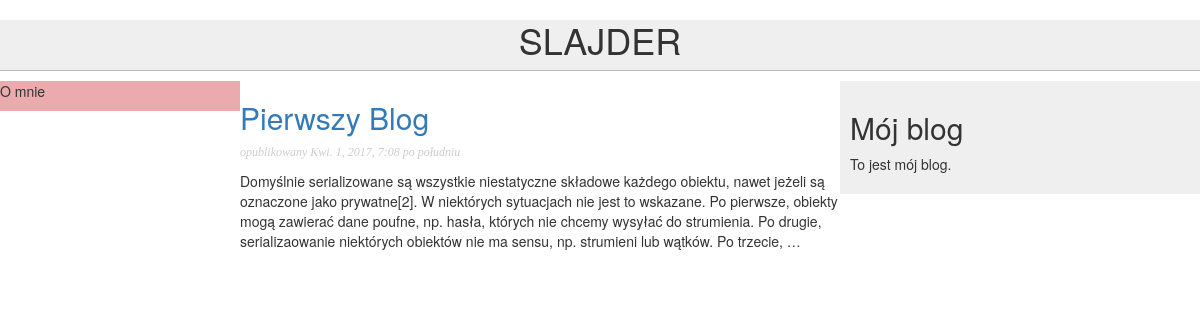
Before: / with the older database file.
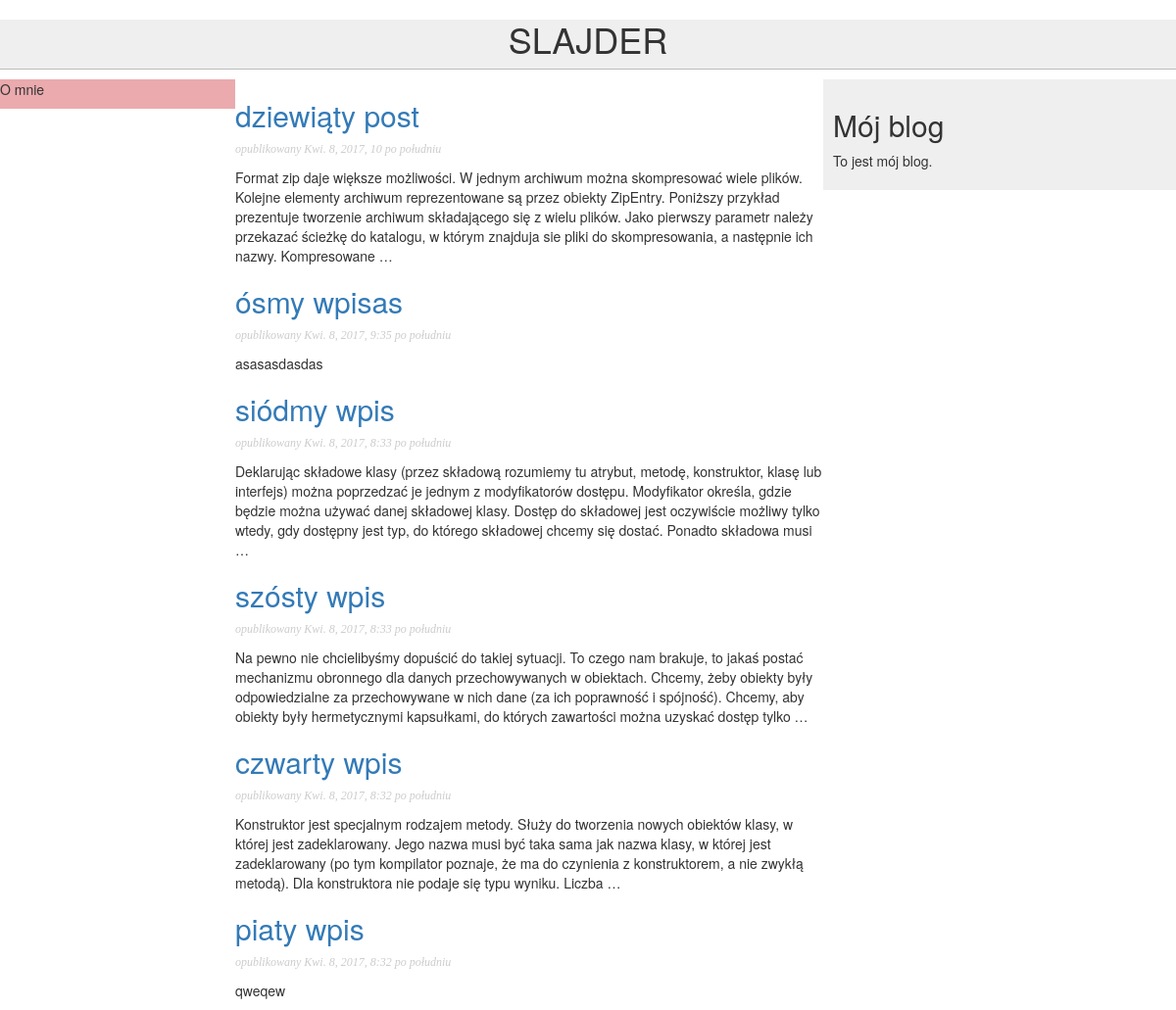
After: the same page with the newer database file.
### blog/models.py (models this page shows, shortened)
class Post(models.Model):
    title=models.CharField(max_length=250)
    slug=models.SlugField(max_length=250,unique_for_date='publish')
    text=models.TextField()
    image=models.ImageField(upload_to='posts/%Y/%m/%d', blank=True)
    publish=models.DateTimeField(default=timezone.now)
    created=models.DateTimeField(auto_now=True)
    updated=models.DateTimeField(auto_now=True)
    visitors_counter=models.PositiveIntegerField(default=0,editable=False)
    class Meta:
        ordering=('-publish',)
    def get_absolute_url(self):
        return reverse('blog:post_detail',args=[self.slug])

### blog/views.py (the view)
# urls.py: url(r'^$',views.index, name='index'),
def index(request):
    post_list=Post.objects.all().order_by('-publish')
    paginator=Paginator(post_list,6)
    page=request.GET.get('page')
    try:
        post_list=paginator.page(page)
    except PageNotAnInteger:
        post_list = paginator.page(1)
    except EmptyPage:
        if request.is_ajax():
            return HttpResponse('')
        post_list = paginator.page(paginator.num_pages)
    if request.is_ajax():
        return render(request,'blog/list_ajax.html',{'section':'post_list','post_list': post_list})
    else:
        return render(request, 'blog/index.html', {'section':'post_list','post_list': post_list})

### blog/templates/blog/index.html (shortened to what this page needs)
{% extends "base.html" %}
{% load static %}
{% block content %}
    <div id="image-list">
        {%include "blog/list_ajax.html"%}
    </div>
{% endblock %}

### blog/templates/base.html (shortened to what this page needs)
{% load staticfiles %}
<!DOCTYPE html>
<html>
<head>
  <link href="{% static "css/blog.css" %}" rel="stylesheet">
  <link rel="stylesheet" href="https://maxcdn.bootstrapcdn.com/bootstrap/3.3.7/css/bootstrap.min.css">
</head>
<body>
    <div id="top">
        <h1 id="slider">SLAJDER</h1>
    </div>
    <div>
        <div id="left-side" class="main-content">
            <p>O mnie</p>
         </div>
            <div id="content" class="main-content">
                {% block content %}
                {% endblock %}
            </div>
      <div id="sidebar" class="main-content">
        <h2>Mój blog</h2>
        <p>To jest mój blog.</p>
      </div>
    </div>
</body>
</html>

### blog/templates/blog/list_ajax.html
{% for post in post_list %}
    <h2><a href="{{post.get_absolute_url}}">{{post.title}}</a> </h2>
    <p class="date">opublikowany {{post.publish}} </p>
    {{post.text | truncatewords:50 | linebreaks}}
{%endfor%}

### blog/static/css/blog.css (style rules this page uses)
body { margin:0; padding:0; }
a { color:#00abff; text-decoration:none; }
h1 { font-weight:normal; border-bottom:1px solid #bbb; padding:0 0 10px 0; }
h2 { font-weight:normal; margin:30px 0 0; }
#top { text-align: center; background: #efefef; margin-bottom: 0px; }
.main-content { display: inline-block; }
#left-side { float: left; width: 20%; height: 100%; background: #eaaaae; margin-top: 0; }
#content { position: left; width:50%; }
#sidebar { float: right; width:30%; padding:10px; background:#efefef; height:100%; margin-top: 0; }
p.date { color:#ccc; font-family: georgia, serif; font-size: 12px; font-style: italic; }

Changed rows visible on the page:
removed Post: title "Pierwszy Blog", publish "Kwi. 1, 2017, 7:08 po południu", text "Domyślnie serializowane są wszystkie niestatyczne składowe każdego obiektu, nawet jeżeli są oznaczone jako prywatne[2]. W niektórych sytuacjach nie jest to wskazane. Po pierwsze, obiekty mogą zawierać dane poufne, np. hasła, których nie chcemy wysyłać do strumienia. Po drugie, serializaowanie niektórych obiektów nie ma sensu, np. strumieni lub wątków. Po trzecie, …"
added Post: title "dziewiąty post", publish "Kwi. 8, 2017, 10 po południu", text "Format zip daje większe możliwości. W jednym archiwum można skompresować wiele plików. Kolejne elementy archiwum reprezentowane są przez obiekty ZipEntry. Poniższy przykład prezentuje tworzenie archiwum składającego się z wielu plików. Jako pierwszy parametr należy przekazać ścieżkę do katalogu, w którym znajduja sie pliki do skompresowania, a następnie ich nazwy. Kompresowane …"
added Post: title "ósmy wpisas", publish "Kwi. 8, 2017, 9:35 po południu", text "asasasdasdas"
added Post: title "siódmy wpis", publish "Kwi. 8, 2017, 8:33 po południu", text "Deklarując składowe klasy (przez składową rozumiemy tu atrybut, metodę, konstruktor, klasę lub interfejs) można poprzedzać je jednym z modyfikatorów dostępu. Modyfikator określa, gdzie będzie można używać danej składowej klasy. Dostęp do składowej jest oczywiście możliwy tylko wtedy, gdy dostępny jest typ, do którego składowej chcemy się dostać. Ponadto składowa musi …"
added Post: title "szósty wpis", publish "Kwi. 8, 2017, 8:33 po południu", text "Na pewno nie chcielibyśmy dopuścić do takiej sytuacji. To czego nam brakuje, to jakaś postać mechanizmu obronnego dla danych przechowywanych w obiektach. Chcemy, żeby obiekty były odpowiedzialne za przechowywane w nich dane (za ich poprawność i spójność). Chcemy, aby obiekty były hermetycznymi kapsułkami, do których zawartości można uzyskać dostęp tylko …"
added Post: title "czwarty wpis", publish "Kwi. 8, 2017, 8:32 po południu", text "Konstruktor jest specjalnym rodzajem metody. Służy do tworzenia nowych obiektów klasy, w której jest zadeklarowany. Jego nazwa musi być taka sama jak nazwa klasy, w której jest zadeklarowany (po tym kompilator poznaje, że ma do czynienia z konstruktorem, a nie zwykłą metodą). Dla konstruktora nie podaje się typu wyniku. Liczba …"
added Post: title "piaty wpis", publish "Kwi. 8, 2017, 8:32 po południu", text "qweqew"
